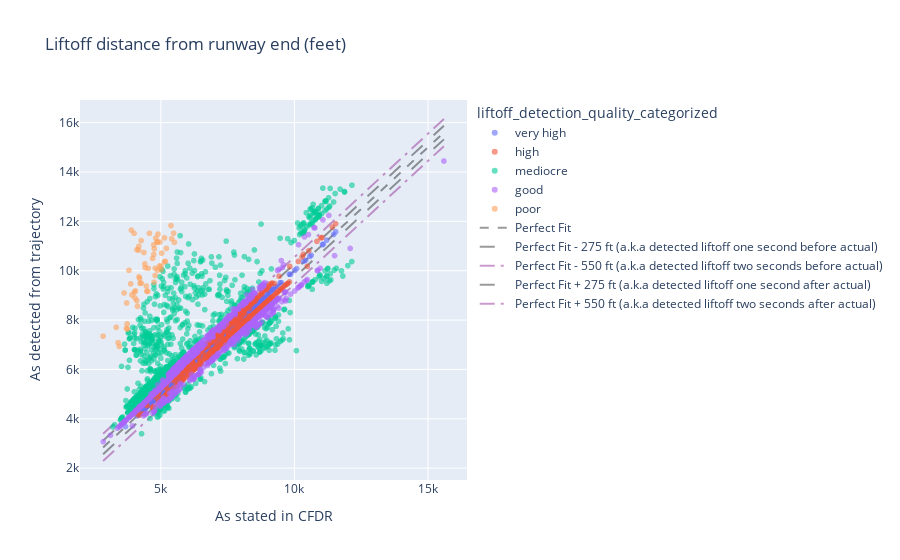

Notebook code for this chart:
### Code cell
detection_overview_plot = scatter_plot(df_schedule[df_schedule.liftoff_detection_quality_categorized.notna() == True], "liftoff_detection_quality_categorized")
detection_overview_plot.show()
plot_html = detection_overview_plot.to_html()
with open(filepath+'\\plot_detection_overview.html', 'w') as f:
    f.write(plot_html)

### Figure 1 — Plotly figure (JSON) as saved in the notebook; plotly's stock layout.template omitted (floating-point values rounded to 4 significant figures; data arrays with more than 128 entries replaced by an {"elided": "..."} marker saying what was removed)
{"data": [{"customdata": {"elided": "625x1 int values"}, "hovertemplate": "liftoff_detection_quality_categorized=very high<br>As stated in CFDR=%{x}<br>As detected from trajectory=%{y}<br>FLIGHT_ID=%{customdata[0]}<extra></extra>", "legendgroup": "very high", "marker": {"color": "#636efa", "opacity": 0.6, "symbol": "circle"}, "mode": "markers", "name": "very high", "showlegend": true, "type": "scattergl", "x": {"elided": "625 float values"}, "xaxis": "x", "y": {"elided": "625 float values"}, "yaxis": "y"}, {"customdata": {"elided": "1187x1 int values"}, "hovertemplate": "liftoff_detection_quality_categorized=high<br>As stated in CFDR=%{x}<br>As detected from trajectory=%{y}<br>FLIGHT_ID=%{customdata[0]}<extra></extra>", "legendgroup": "high", "marker": {"color": "#EF553B", "opacity": 0.6, "symbol": "circle"}, "mode": "markers", "name": "high", "showlegend": true, "type": "scattergl", "x": {"elided": "1187 float values"}, "xaxis": "x", "y": {"elided": "1187 float values"}, "yaxis": "y"}, {"customdata": {"elided": "1137x1 int values"}, "hovertemplate": "liftoff_detection_quality_categorized=mediocre<br>As stated in CFDR=%{x}<br>As detected from trajectory=%{y}<br>FLIGHT_ID=%{customdata[0]}<extra></extra>", "legendgroup": "mediocre", "marker": {"color": "#00cc96", "opacity": 0.6, "symbol": "circle"}, "mode": "markers", "name": "mediocre", "showlegend": true, "type": "scattergl", "x": {"elided": "1137 float values"}, "xaxis": "x", "y": {"elided": "1137 float values"}, "yaxis": "y"}, {"customdata": {"elided": "847x1 int values"}, "hovertemplate": "liftoff_detection_quality_categorized=good<br>As stated in CFDR=%{x}<br>As detected from trajectory=%{y}<br>FLIGHT_ID=%{customdata[0]}<extra></extra>", "legendgroup": "good", "marker": {"color": "#ab63fa", "opacity": 0.6, "symbol": "circle"}, "mode": "markers", "name": "good", "showlegend": true, "type": "scattergl", "x": {"elided": "847 float values"}, "xaxis": "x", "y": {"elided": "847 float values"}, "yaxis": "y"}, {"customdata": [[1003666], [1009541], [1009542], [1015809], [1017936], [1019387], [1019506], [1020418], [1020605], [1021506], [1021512], [1021578], [1022318], [1022448], [1022805], [1023112], [1023257], [1023398], [1023424], [1024198], [1025635], [1025659], [1026305], [1026508], [1027158], [1028648], [1029082], [1031279], [1043680], [1045242], [1047755], [1105574], [1109560], [1110079], [1122770], [1123436], [1123699], [1123737], [1123964], [1124297], [1125136], [1125646], [1126070], [1126084], [1126455], [1127816], [1128108], [1128114], [1130023], [1130397], [1131197], [1131257], [1132626], [1132700], [1133135], [1134055], [1134919], [1138563], [1149555], [1156148]], "hovertemplate": "liftoff_detection_quality_categorized=poor<br>As stated in CFDR=%{x}<br>As detected from trajectory=%{y}<br>FLIGHT_ID=%{customdata[0]}<extra></extra>", "legendgroup": "poor", "marker": {"color": "#FFA15A", "opacity": 0.6, "symbol": "circle"}, "mode": "markers", "name": "poor", "showlegend": true, "type": "scattergl", "x": [4127.0, 4100.0, 4514.0, 4224.0, 4729.0, 4000.0, 5480.0, 4876.0, 3626.0, 4809.0, 5406.0, 4851.0, 4172.0, 4204.0, 4475.0, 4455.0, 4895.0, 5013.0, 4185.0, 4734.0, 3450.0, 3736.0, 4880.0, 5208.0, 4955.0, 3331.0, 3913.0, 3898.0, 4265.0, 4177.0, 4788.0, 3723.0, 4265.0, 4009.0, 4758.0, 5004.0, 3810.0, 5380.0, 5171.0, 5134.0, 4693.0, 4790.0, 5510.0, 4415.0, 2840.0, 4966.0, 4104.0, 4574.0, 5136.0, 4368.0, 3713.0, 4034.0, 3749.0, 4533.0, 5031.0, 3401.0, 3871.0, 4050.0, 4402.0, 4747.0], "xaxis": "x", "y": [8556.0, 8784.0, 9162.0, 9486.0, 11040.0, 11510.0, 11520.0, 11160.0, 9097.0, 11320.0, 11290.0, 11150.0, 10830.0, 9684.0, 9166.0, 9378.0, 11480.0, 10040.0, 9753.0, 10660.0, 6932.0, 7847.0, 10030.0, 10900.0, 10190.0, 7705.0, 9014.0, 11640.0, 9495.0, 10990.0, 9805.0, 8691.0, 11220.0, 9132.0, 10890.0, 10180.0, 10010.0, 11830.0, 10370.0, 10360.0, 10500.0, 10100.0, 11150.0, 10120.0, 7345.0, 11160.0, 10850.0, 11510.0, 11330.0, 10740.0, 7667.0, 8895.0, 7633.0, 10090.0, 10710.0, 7085.0, 9466.0, 9184.0, 10280.0, 9532.0], "yaxis": "y"}, {"line": {"color": "black", "dash": "dash"}, "mode": "lines", "name": "Perfect Fit", "opacity": 0.4, "type": "scatter", "x": [2840.0, 15600.0], "y": [2840.0, 15600.0]}, {"line": {"color": "black", "dash": "longdash"}, "mode": "lines", "name": "Perfect Fit - 275 ft (a.k.a detected liftoff one second before actual)", "opacity": 0.4, "type": "scatter", "x": [2840.0, 15600.0], "y": [2565.0, 15320.0]}, {"line": {"color": "purple", "dash": "longdashdot"}, "mode": "lines", "name": "Perfect Fit - 550 ft (a.k.a detected liftoff two seconds before actual)", "opacity": 0.4, "type": "scatter", "x": [2840.0, 15600.0], "y": [2290.0, 15050.0]}, {"line": {"color": "black", "dash": "longdash"}, "mode": "lines", "name": "Perfect Fit + 275 ft (a.k.a detected liftoff one second after actual)", "opacity": 0.4, "type": "scatter", "x": [2840.0, 15600.0], "y": [3115.0, 15870.0]}, {"line": {"color": "purple", "dash": "longdashdot"}, "mode": "lines", "name": "Perfect Fit + 550 ft (a.k.a detected liftoff two seconds after actual)", "opacity": 0.4, "type": "scatter", "x": [2840.0, 15600.0], "y": [3390.0, 16150.0]}], "layout": {"legend": {"title": {"text": "liftoff_detection_quality_categorized"}, "tracegroupgap": 0}, "title": {"text": "Liftoff distance from runway end (feet)"}, "xaxis": {"anchor": "y", "domain": [0, 1], "title": {"text": "As stated in CFDR"}}, "yaxis": {"anchor": "x", "domain": [0, 1], "scaleratio": 1, "title": {"text": "As detected from trajectory"}}}}
